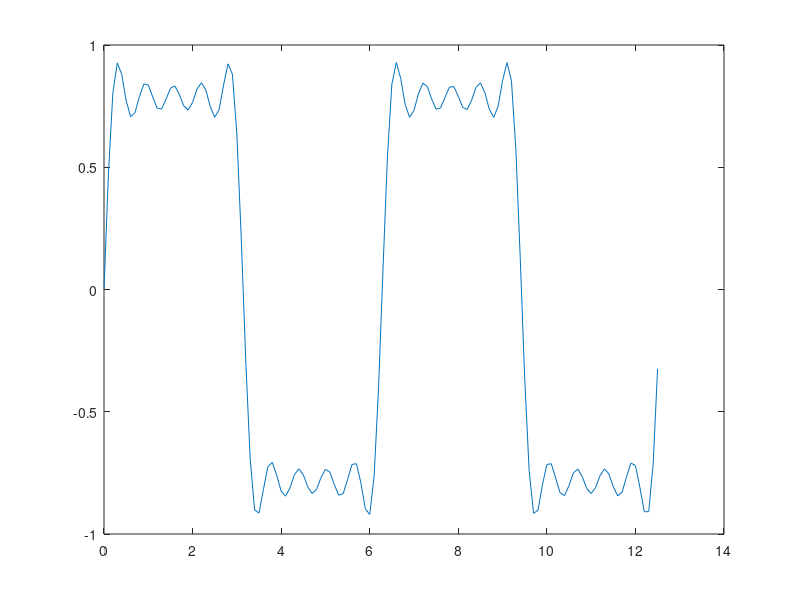

MATLAB code to generate this figure:
%   Publish Matlab Code
%   Created by LLY 
%   Time 2017.5.16

%%
t = 0:.1:pi*4;
y = sin(t);
plot(t,y);

% In each iteration of the for loop add an odd
% harmonic to y. As "k" increases, the output
% approximates a square wave with increasing accuracy.

for k = 3:2:9
    % Perform the following mathematical operation
    % at each iteration:
    y = y + sin(k*t)/k;
    % Display every other plot:
    if mod(k,4)==1
        display(sprintf('When k = %.1f',k));
        display('Then the plot is:');
        cla
        plot(t,y)
    end
end

%%
% Even though the approximations are constantly
% improving, they will never be exact because of the
% Gibbs phenomenon, or ringing.

